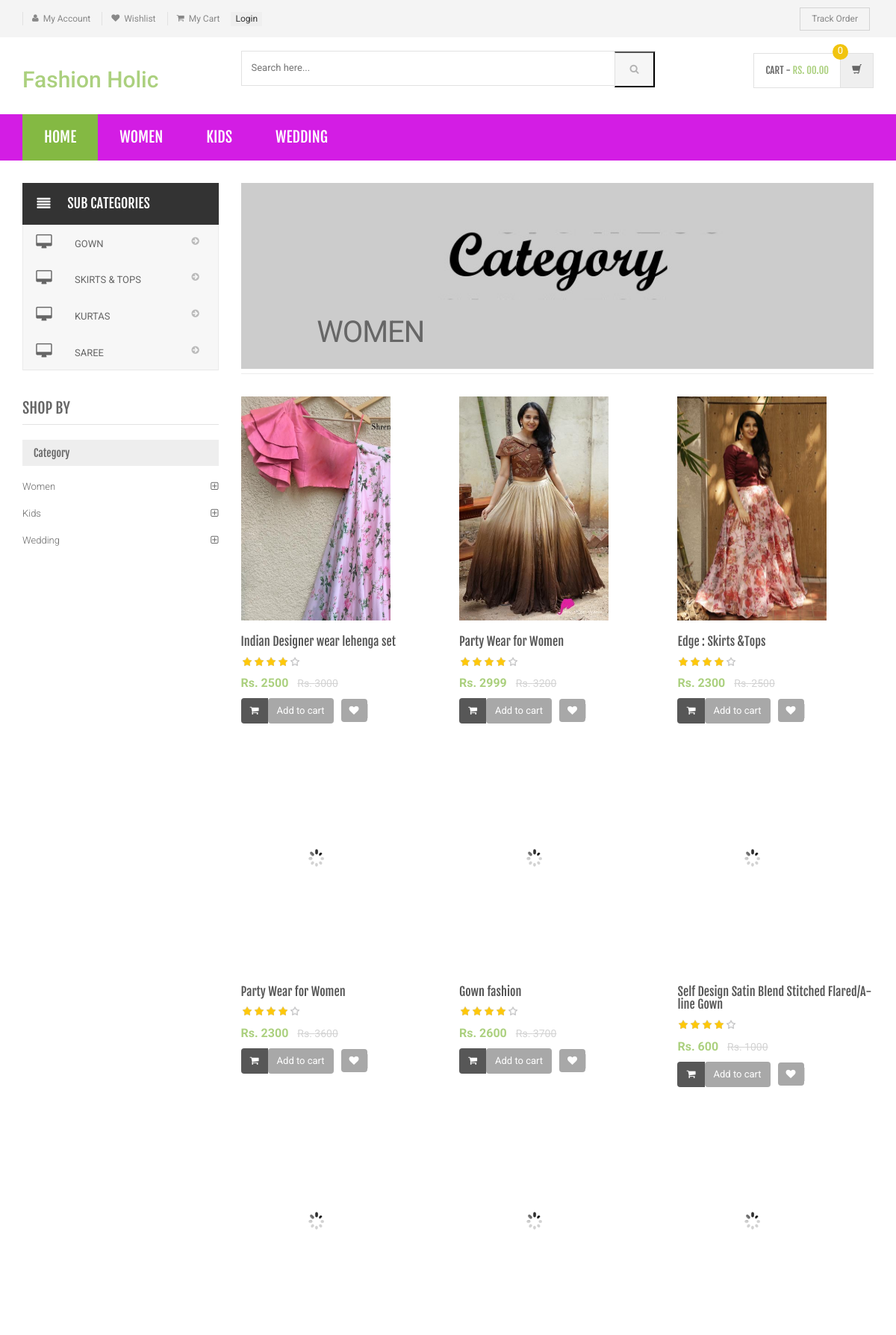
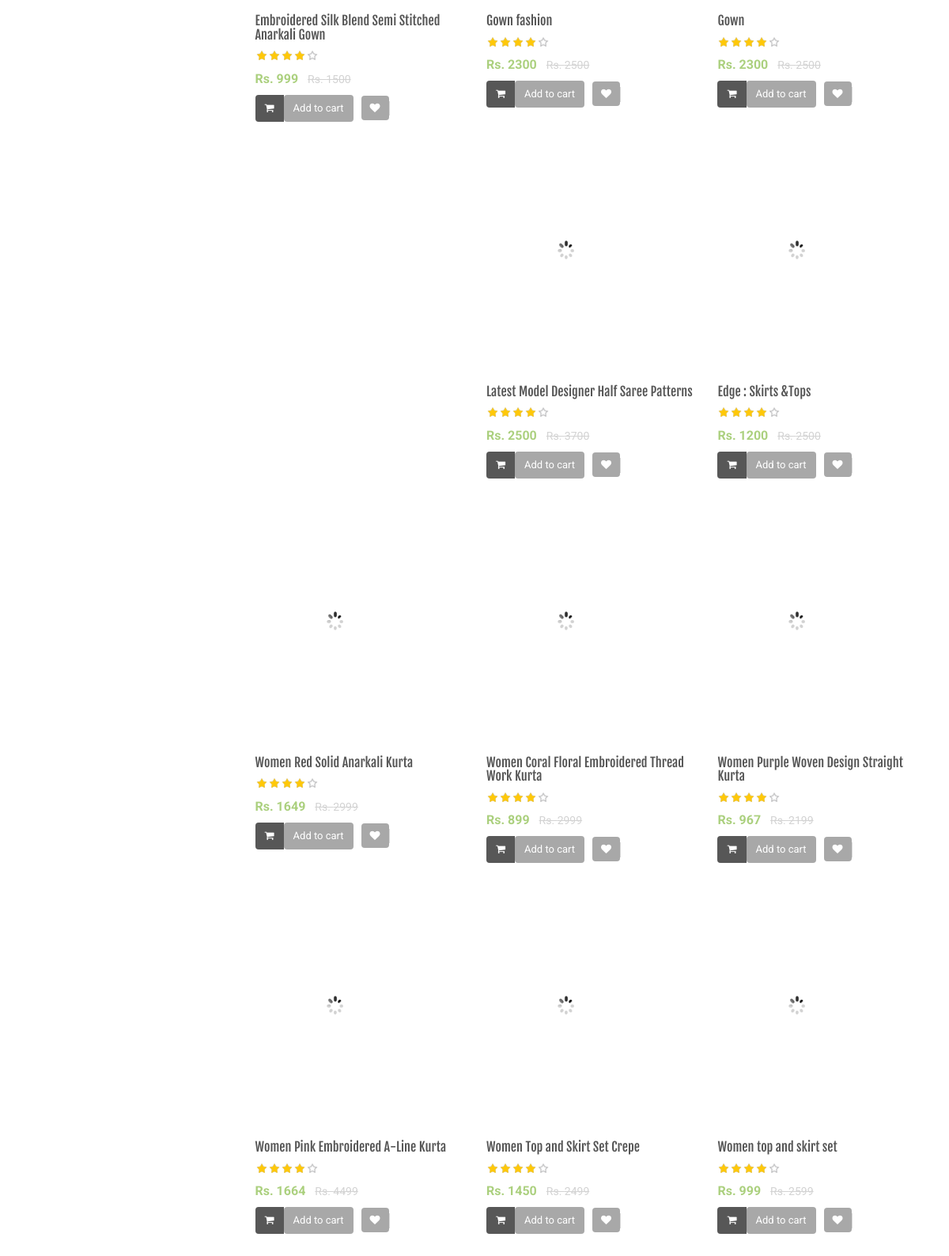
The app's page /category.php?cid=9 (upper part) with its own data (2 pictures, top to bottom).
### tables this page shows
CREATE TABLE `category` (
  `id` int(11) NOT NULL,
  `categoryName` varchar(255) DEFAULT NULL,
  `categoryDescription` longtext DEFAULT NULL,
  `creationDate` timestamp NOT NULL DEFAULT current_timestamp(),
  `updationDate` varchar(255) DEFAULT NULL
);

CREATE TABLE `subcategory` (
  `id` int(11) NOT NULL,
  `categoryid` int(11) DEFAULT NULL,
  `subcategory` varchar(255) DEFAULT NULL,
  `creationDate` timestamp NULL DEFAULT current_timestamp(),
  `updationDate` varchar(255) DEFAULT NULL
);

CREATE TABLE `products` (
  `id` int(11) NOT NULL,
  `category` int(11) NOT NULL,
  `subCategory` int(11) DEFAULT NULL,
  `productName` varchar(255) DEFAULT NULL,
  `productCompany` varchar(255) DEFAULT NULL,
  `productPrice` int(11) DEFAULT NULL,
  `productPriceBeforeDiscount` int(11) DEFAULT NULL,
  `productDescription` longtext DEFAULT NULL,
  `productImage1` varchar(255) DEFAULT NULL,
  `productImage2` varchar(255) DEFAULT NULL,
  `productImage3` varchar(255) DEFAULT NULL,
  `shippingCharge` int(11) DEFAULT NULL,
  `productAvailability` varchar(255) DEFAULT NULL,
  `postingDate` timestamp NULL DEFAULT current_timestamp(),
  `updationDate` varchar(255) DEFAULT NULL
);

### category.php (the view, shortened to what this page needs)
<?php
include('includes/config.php');
$cid=intval($_GET['cid']);
?>
<!DOCTYPE html>
<html lang="en">
	<head>
	    <link rel="stylesheet" href="assets/css/bootstrap.min.css">
	    <link rel="stylesheet" href="assets/css/main.css">
	    <link rel="stylesheet" href="assets/css/green.css">
	    <link rel="stylesheet" href="assets/css/owl.carousel.css">
		<link rel="stylesheet" href="assets/css/owl.transitions.css">
		<link href="assets/css/lightbox.css" rel="stylesheet">
		<link rel="stylesheet" href="assets/css/animate.min.css">
		<link rel="stylesheet" href="assets/css/rateit.css">
		<link rel="stylesheet" href="assets/css/bootstrap-select.min.css">
		<link rel="stylesheet" href="assets/css/config.css">
		<link href="assets/css/green.css" rel="alternate stylesheet" title="Green color">
		<link href="assets/css/blue.css" rel="alternate stylesheet" title="Blue color">
		<link href="assets/css/red.css" rel="alternate stylesheet" title="Red color">
		<link href="assets/css/orange.css" rel="alternate stylesheet" title="Orange color">
		<link href="assets/css/dark-green.css" rel="alternate stylesheet" title="Darkgreen color">
		<link rel="stylesheet" href="assets/css/font-awesome.min.css">
	</head>
    <body class="cnt-home">
<header class="header-style-1">
<?php include('includes/top-header.php');?>
<?php include('includes/main-header.php');?>
<?php include('includes/menu-bar.php');?>
</header>
<div class="body-content outer-top-xs">
	<div class='container'>
		<div class='row outer-bottom-sm'>
			<div class='col-md-3 sidebar'>
<div class="side-menu animate-dropdown outer-bottom-xs">
<div class="side-menu animate-dropdown outer-bottom-xs">
    <div class="head"><i class="icon fa fa-align-justify fa-fw"></i>Sub Categories</div>
    <nav class="yamm megamenu-horizontal" role="navigation">
        <ul class="nav">
            <li class="dropdown menu-item">
              <?php $sql=mysqli_query($con,"select id,subcategory  from subcategory where categoryid='$cid'");
while($row=mysqli_fetch_array($sql))
{
    ?>
                <a href="sub-category.php?scid=<?php echo $row['id'];?>" class="dropdown-toggle"><i class="icon fa fa-desktop fa-fw"></i>
                <?php echo $row['subcategory'];?></a>
                <?php }?>
</li>
</ul>
    </nav>
</div>
</div>
	            <div class="sidebar-module-container">
	            	<h3 class="section-title">shop by</h3>
	            	<div class="sidebar-filter">
<div class="sidebar-widget wow fadeInUp outer-bottom-xs ">
	<div class="widget-header m-t-20">
		<h4 class="widget-title">Category</h4>
	</div>
	<div class="sidebar-widget-body m-t-10">
	         <?php $sql=mysqli_query($con,"select id,categoryName  from category");
while($row=mysqli_fetch_array($sql))
{
    ?>
		<div class="accordion">
	    	<div class="accordion-group">
	            <div class="accordion-heading">
	                <a href="category.php?cid=<?php echo $row['id'];?>"  class="accordion-toggle collapsed">
	                   <?php echo $row['categoryName'];?>
	                </a>
	            </div>
	        </div>
	    </div>
	    <?php } ?>
	</div>
</div>
	            	</div>
	            </div>
            </div>
			<div class='col-md-9'>
	<div id="category" class="category-carousel hidden-xs">
		<div class="item">
			<div class="image">
				<img src="assets/images/banners/cat-banner-1.jpg" alt="" class="img-responsive">
			</div>
			<div class="container-fluid">
				<div class="caption vertical-top text-left">
					<div class="big-text">
						<br />
					</div>
					       <?php $sql=mysqli_query($con,"select categoryName  from category where id='$cid'");
while($row=mysqli_fetch_array($sql))
{
    ?>
					<div class="excerpt hidden-sm hidden-md">
						<?php echo htmlentities($row['categoryName']);?>
					</div>
			<?php } ?>
				</div>
			</div>
		</div>
</div>
				<div class="search-result-container">
					<div id="myTabContent" class="tab-content">
						<div class="tab-pane active " id="grid-container">
							<div class="category-product  inner-top-vs">
								<div class="row">
			<?php
$ret=mysqli_query($con,"select * from products where category='$cid'");
$num=mysqli_num_rows($ret);
if($num>0)
{
while ($row=mysqli_fetch_array($ret))
{?>
		<div class="col-sm-6 col-md-4 wow fadeInUp">
			<div class="products">
	<div class="product">
		<div class="product-image">
			<div class="image">
				<a href="product-details.php?pid=<?php echo htmlentities($row['id']);?>"><img  src="assets/images/blank.gif" data-echo="admin/productimages/<?php echo htmlentities($row['id']);?>/<?php echo htmlentities($row['productImage1']);?>" alt="" width="200" height="300"></a>
			</div>
		</div>
		<div class="product-info text-left">
			<h3 class="name"><a href="product-details.php?pid=<?php echo htmlentities($row['id']);?>"><?php echo htmlentities($row['productName']);?></a></h3>
			<div class="rating rateit-small"></div>
			<div class="product-price">
				<span class="price">
					Rs. <?php echo htmlentities($row['productPrice']);?>			</span>
										     <span class="price-before-discount">Rs. <?php echo htmlentities($row['productPriceBeforeDiscount']);?></span>
			</div>
		</div>
					<div class="cart clearfix animate-effect">
				<div class="action">
					<ul class="list-unstyled">
						<li class="add-cart-button btn-group">
								<?php if($row['productAvailability']=='In Stock'){?>
										<button class="btn btn-primary icon" data-toggle="dropdown" type="button">
								<i class="fa fa-shopping-cart"></i>
							</button>
							<a href="category.php?page=product&action=add&id=<?php echo $row['id']; ?>">
							<button class="btn btn-primary" type="button">Add to cart</button></a>
								<?php } else {?>
							<div class="action" style="color:red">Out of Stock</div>
					<?php } ?>
						</li>
		                <li class="lnk wishlist">
							<a class="add-to-cart" href="category.php?pid=<?php echo htmlentities($row['id'])?>&&action=wishlist" title="Wishlist">
								 <i class="icon fa fa-heart"></i>
							</a>
						</li>
					</ul>
				</div>
			</div>
			</div>
			</div>
		</div>
	  <?php } } else {?>
		<div class="col-sm-6 col-md-4 wow fadeInUp"> <h3>No Product Found</h3>
		</div>
<?php } ?>
										</div>
							</div>
						</div>
				</div>
			</div>
		</div></div>
</div>
</div>
</body>
</html>

### includes/menu-bar.php (shortened to what this page needs)
<div class="header-nav animate-dropdown bg-danger" style="background-color:#d31de4;">
    <div class="container">
        <div class="yamm navbar navbar-default" role="navigation">
            <div class="nav-bg-class">
                <div class="navbar-collapse collapse" id="mc-horizontal-menu-collapse">
	<div class="nav-outer" style="color:black;">
		<ul class="nav navbar-nav">
			<li class="active dropdown yamm-fw" >
				<a href="index.php" data-hover="dropdown" class="dropdown-toggle">Home</a>
			</li>
              <?php $sql=mysqli_query($con,"select id,categoryName  from category limit 6");
while($row=mysqli_fetch_array($sql))
{
    ?>
			<li class="dropdown yamm">
				<a href="category.php?cid=<?php echo $row['id'];?>"> <?php echo $row['categoryName'];?></a>
			</li>
			<?php } ?>
		</ul>
		<div class="clearfix"></div>
	</div>
</div>
            </div>
        </div>
    </div>
</div>

### assets/css/green.css (style rules this page uses)
a { color: #abd07e; }
.header-style-1 .header-nav { background: #d31de4; }
.cnt-home .header-style-1 .header-nav .navbar .navbar-nav > li.active { background: #84b943; }
.product .product-info .product-price .price { color: #abd07e; }
.sidebar .sidebar-module-container .sidebar-widget .sidebar-widget-body .accordion .accordion-group .accordion-heading .accordion-toggle, .sidebar .sidebar-module-container .sidebar-widget .sidebar-widget-body .accordion .accordion-group .accordion-heading .accordion-toggle:hover, .sidebar .sidebar-module-container .sidebar-widget .sidebar-widget-body .accordion .accordion-group .accordion-heading .accordion-toggle:focus, .sidebar .sidebar-module-container .sidebar-widget .sidebar-widget-body .accordion .accordion-group .accordion-heading .accordion-toggle:after { color: #abd07e; }

### assets/css/lightbox.css (style rules this page uses)
body:after { content: url(../images/close.png) url(../images/loading.gif) url(../images/prev.png) url(../images/next.png); display: none; }

### assets/css/rateit.css (style rules this page uses)
.rateit { display: -moz-inline-box; display: inline-block; position: relative; -webkit-user-select: none; -khtml-user-select: none; -moz-user-select: none; -o-user-select: none; -ms-user-select: none; user-select: none; -webkit-touch-callout: none; }

### assets/css/blue.css (style rules this page uses)
a { color: #3498db; }
.header-style-1 .header-nav { background: #3498db; }
.cnt-home .header-style-1 .header-nav .navbar .navbar-nav > li.active { background: #1d6ca1; }
.product .product-info .product-price .price { color: #3498db; }
.sidebar .sidebar-module-container .sidebar-widget .sidebar-widget-body .accordion .accordion-group .accordion-heading .accordion-toggle, .sidebar .sidebar-module-container .sidebar-widget .sidebar-widget-body .accordion .accordion-group .accordion-heading .accordion-toggle:hover, .sidebar .sidebar-module-container .sidebar-widget .sidebar-widget-body .accordion .accordion-group .accordion-heading .accordion-toggle:focus, .sidebar .sidebar-module-container .sidebar-widget .sidebar-widget-body .accordion .accordion-group .accordion-heading .accordion-toggle:after { color: #3498db; }

### assets/css/red.css (style rules this page uses)
a { color: #ff6c6c; }
.header-style-1 .header-nav { background: #ff6c6c; }
.cnt-home .header-style-1 .header-nav .navbar .navbar-nav > li.active { background: #ff1a1a; }
.product .product-info .product-price .price { color: #ff6c6c; }
.sidebar .sidebar-module-container .sidebar-widget .sidebar-widget-body .accordion .accordion-group .accordion-heading .accordion-toggle, .sidebar .sidebar-module-container .sidebar-widget .sidebar-widget-body .accordion .accordion-group .accordion-heading .accordion-toggle:hover, .sidebar .sidebar-module-container .sidebar-widget .sidebar-widget-body .accordion .accordion-group .accordion-heading .accordion-toggle:focus, .sidebar .sidebar-module-container .sidebar-widget .sidebar-widget-body .accordion .accordion-group .accordion-heading .accordion-toggle:after { color: #ff6c6c; }

### assets/css/orange.css (style rules this page uses)
a { color: #f39c12; }
.header-style-1 .header-nav { background: #f39c12; }
.cnt-home .header-style-1 .header-nav .navbar .navbar-nav > li.active { background: #ab6c09; }
.product .product-info .product-price .price { color: #f39c12; }
.sidebar .sidebar-module-container .sidebar-widget .sidebar-widget-body .accordion .accordion-group .accordion-heading .accordion-toggle, .sidebar .sidebar-module-container .sidebar-widget .sidebar-widget-body .accordion .accordion-group .accordion-heading .accordion-toggle:hover, .sidebar .sidebar-module-container .sidebar-widget .sidebar-widget-body .accordion .accordion-group .accordion-heading .accordion-toggle:focus, .sidebar .sidebar-module-container .sidebar-widget .sidebar-widget-body .accordion .accordion-group .accordion-heading .accordion-toggle:after { color: #f39c12; }

### includes/top-header.php (style rules this page uses)
.dropdown { position: relative; display: inline-block; }

### records on screen
category: categoryName "WOMEN", categoryName "Women"
category: categoryName "KIDS", categoryName "Kids"
category: categoryName "WEDDING", categoryName "Wedding"
subcategory: subcategory "GOWN"
subcategory: subcategory "SKIRTS & TOPS"
subcategory: subcategory "KURTAS"
subcategory: subcategory "SAREE"
products: productImage1 (picture), productName "Indian Designer wear lehenga set", productPrice "2500", productPriceBeforeDiscount "3000"
products: productImage1 (picture), productName "Party Wear for Women", productPrice "2999", productPriceBeforeDiscount "3200"
products: productImage1 (picture), productName "Edge : Skirts &Tops", productPrice "2300", productPriceBeforeDiscount "2500"
products: productName "Party Wear for Women", productPrice "2300", productPriceBeforeDiscount "3600"
products: productName "Gown fashion", productPrice "2600", productPriceBeforeDiscount "3700"
products: productName "Self Design Satin Blend Stitched Flared/A-line Gown", productPrice "600", productPriceBeforeDiscount "1000"
products: productName "Embroidered Silk Blend Semi Stitched Anarkali Gown", productPrice "999", productPriceBeforeDiscount "1500"
products: productName "Gown fashion", productPrice "2300", productPriceBeforeDiscount "2500"
products: productName "Gown", productPrice "2300", productPriceBeforeDiscount "2500"
products: productName "Latest Model Designer Half Saree Patterns", productPrice "2500", productPriceBeforeDiscount "3700"
products: productName "Edge : Skirts &Tops", productPrice "1200", productPriceBeforeDiscount "2500"
products: productName "Women Red Solid Anarkali Kurta", productPrice "1649", productPriceBeforeDiscount "2999"
products: productName "Women Coral Floral Embroidered Thread Work Kurta", productPrice "899", productPriceBeforeDiscount "2999"
products: productName "Women Purple Woven Design Straight Kurta", productPrice "967", productPriceBeforeDiscount "2199"
products: productName "Women Pink Embroidered A-Line Kurta", productPrice "1664", productPriceBeforeDiscount "4499"
products: productName "Women Top and Skirt Set Crepe", productPrice "1450", productPriceBeforeDiscount "2499"
products: productName "Women top and skirt set", productPrice "999", productPriceBeforeDiscount "2599"
